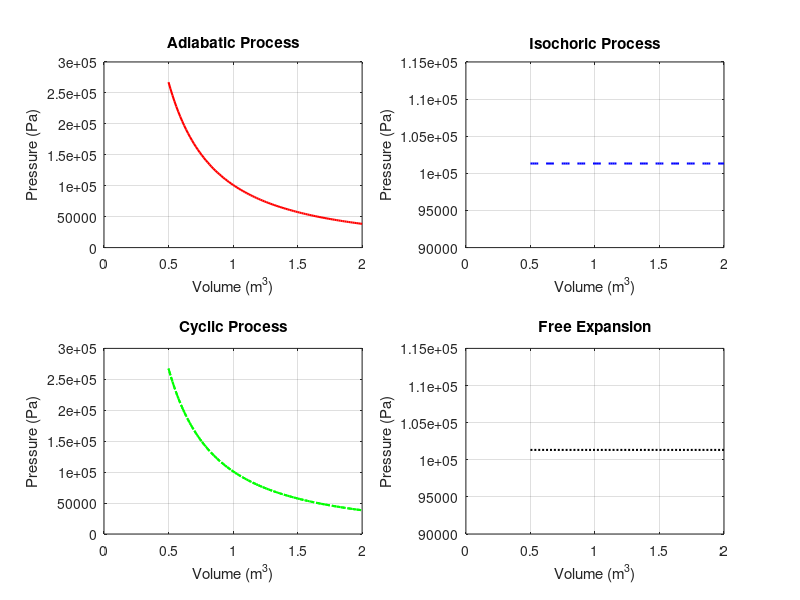

MATLAB code for this plot: (Note: this script raises an error after producing the figure.)
% P-V Graphs for Different Thermodynamic Processes

% Define constants
P0 = 101325; % Initial pressure in Pa
V0 = 1; % Initial volume in m^3
n = 1; % Amount of substance in moles
R = 8.314; % Universal gas constant J/(mol·K)
T0 = 300; % Initial temperature in K
gamma = 1.4; % Adiabatic index

% Define volume range for plotting
V = linspace(0.5, 2, 100);

% Adiabatic Process
P_adiabatic = P0 * (V0 ./ V).^gamma;

% Isochoric Process (Volume constant)
% Since volume is constant, pressure is unchanged
P_isochoric = P0 * (T0 ./ T0) * ones(size(V));

% Cyclic Process (Combining adiabatic and isothermal)
V_cycle = [V V(end:-1:1)]; 
P_cycle = [P0 * (V0 ./ V).^gamma, P0 * (V0 ./ V(end:-1:1)).^gamma];

% Free Expansion (Pressure remains constant)
P_free = P0 * ones(size(V));

% Plotting the graphs
figure;

% Adiabatic Process
subplot(2, 2, 1);
plot(V, P_adiabatic, 'r-', 'LineWidth', 1.5);
xlabel('Volume (m^3)');
ylabel('Pressure (Pa)');
title('Adiabatic Process');
grid on;

% Isochoric Process
subplot(2, 2, 2);
plot(V, P_isochoric, 'b--', 'LineWidth', 1.5);
xlabel('Volume (m^3)');
ylabel('Pressure (Pa)');
title('Isochoric Process');
grid on;

% Cyclic Process
subplot(2, 2, 3);
plot(V_cycle, P_cycle, 'g-.', 'LineWidth', 1.5);
xlabel('Volume (m^3)');
ylabel('Pressure (Pa)');
title('Cyclic Process');
grid on;

% Free Expansion
subplot(2, 2, 4);
plot(V, P_free, 'k:', 'LineWidth', 1.5);
xlabel('Volume (m^3)');
ylabel('Pressure (Pa)');
title('Free Expansion');
grid on;

% Adjust the layout for better visualization
sgtitle('P-V Graphs of Different Thermodynamic Processes');
